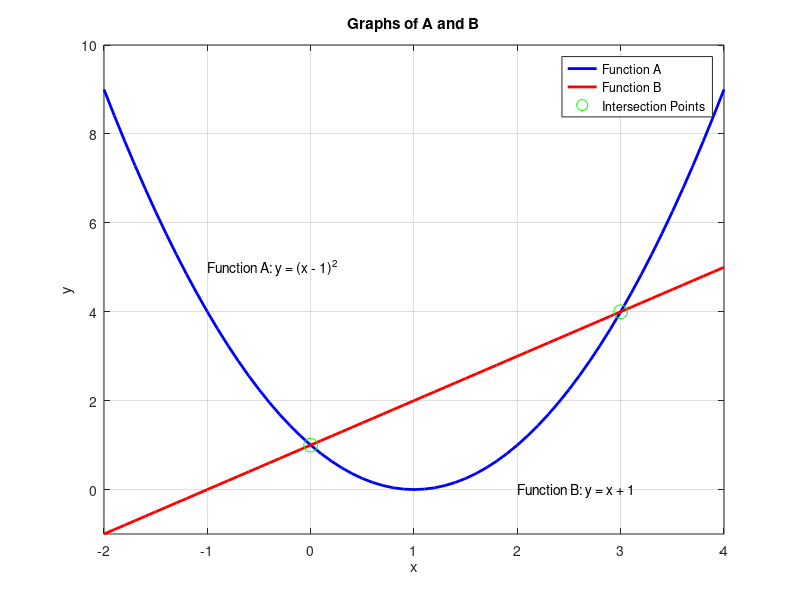

MATLAB code for this plot:
% Define the range of x values.
% Choose an appropriate range for intersection.

x = -2:0.1:4; 

% Calculate the corresponding y values for function A.

y_A = (x - 1).^2;

% Calculate the corresponding y values for function B.

y_B = x + 1;

% Create a figure for the plot.

figure;

% Plot function A.

plot(x, y_A, 'b', 'LineWidth', 2);
hold on;

% Plot function B.

plot(x, y_B, 'r', 'LineWidth', 2);

% Add labels and a title.

xlabel('x');
ylabel('y');
title('Graphs of A and B');

% Add comments to the plot.

text(-1, 5, 'Function A: y = (x - 1)^2');
text(2, 0, 'Function B: y = x + 1');

% Mark the intersection points.

intersection_x = [0, 3];
intersection_y = [1, 4];
plot(intersection_x, intersection_y, 'go', 'MarkerSize', 10);

% Display the legend.

legend('Function A', 'Function B', 'Intersection Points');
legend('Location','best');

% Display the grid.

grid on;

% Adjust axis limits for better visualization.

axis([-2 4 -1 10]);

% Hold off to prevent overwriting when plotting additional points.

hold off;
